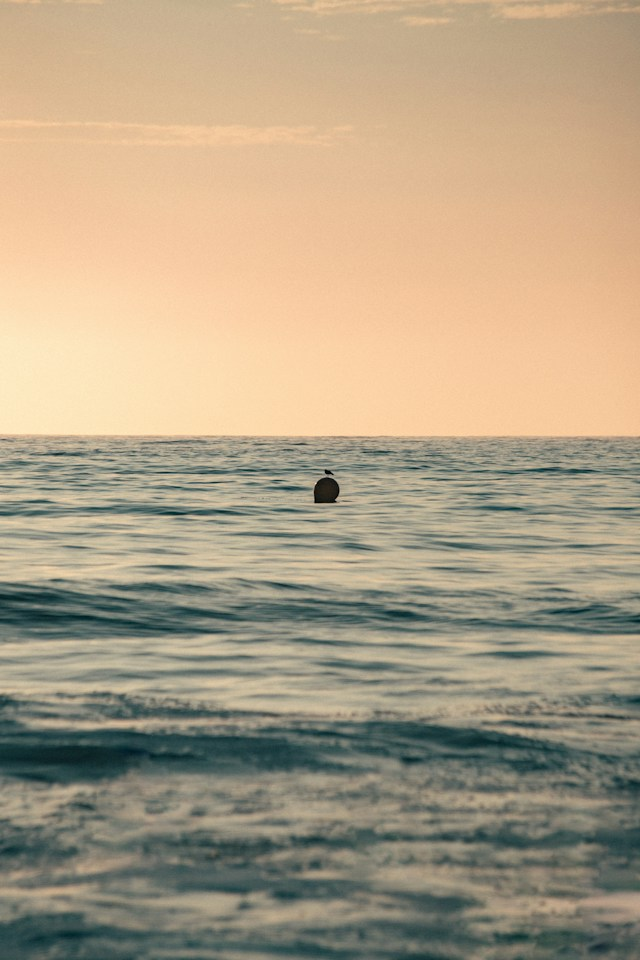
#> input picture main2.jpg, 640 x 960 px, found by its file name
$ python main.py
#> lines starting #> are read from the running program, lines starting #| are printed output that depends on the picture
import cv2, json, numpy as np
image = cv2.imread("main2.jpg", cv2.IMREAD_GRAYSCALE)
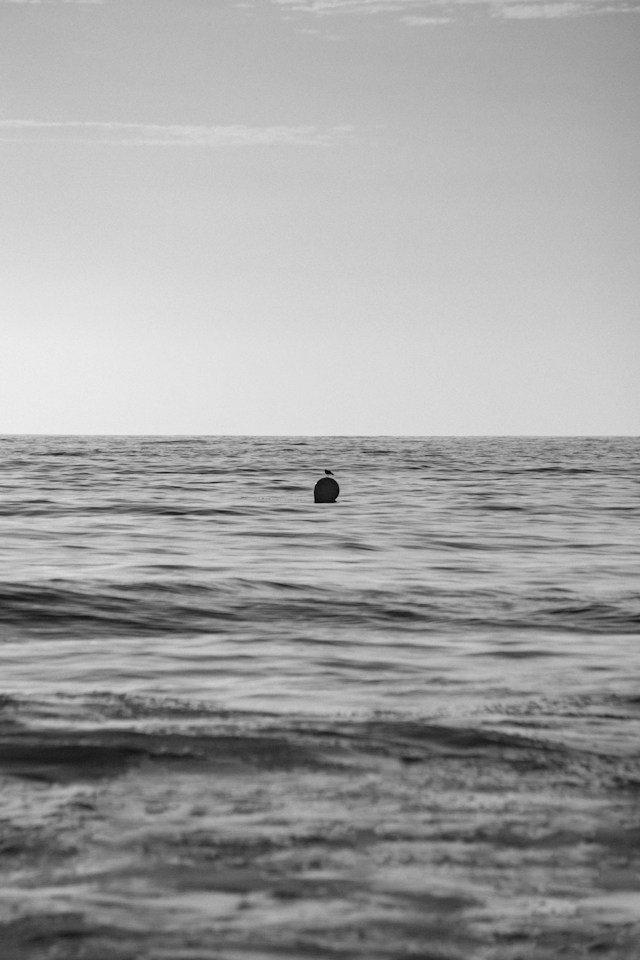
#> image: shape (960, 640); min 0, max 238, mean 161.2

list = image.tolist()
#> list = 960 items
string = json.dumps(list)

list2 = json.loads(string)
#> list2 = 960 items
image2 = np.array(list2, dtype=np.uint8)

cv2.imshow("Image", image2)
cv2.waitKey(0)
cv2.destroyAllWindows()


# cv2.imshow("Image", image)
# cv2.waitKey(0)
# cv2.destroyAllWindows()
